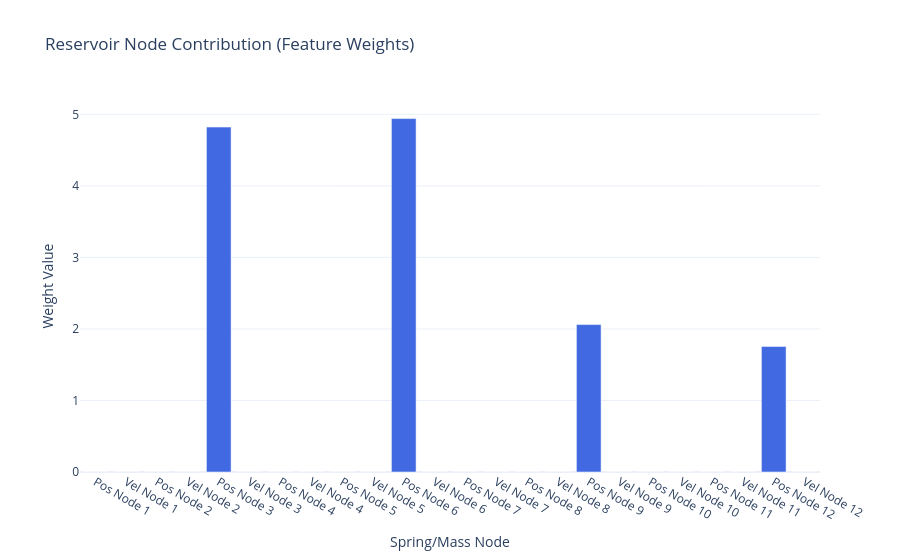
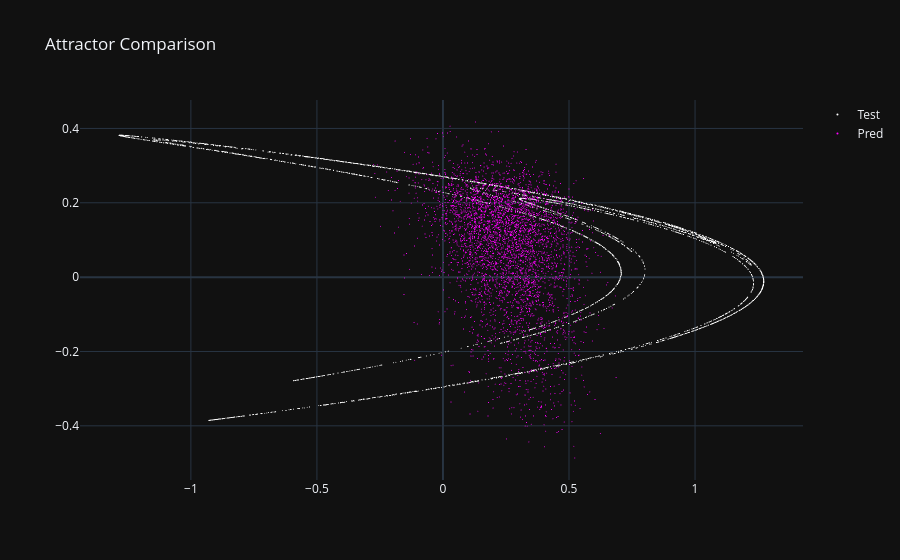
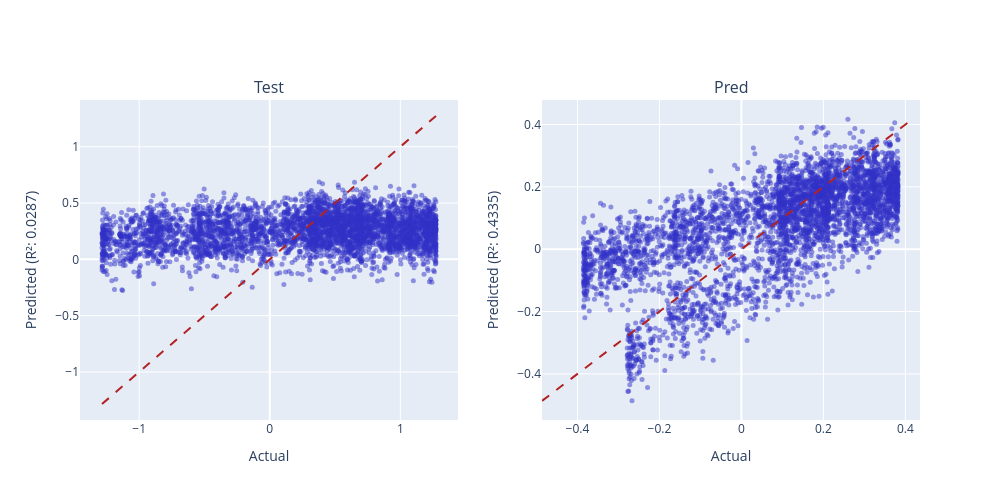

The code cell stored with these charts, in order, in its notebook:
### Code cell
weight_plot(np.linalg.norm(model.coef_, axis=0)).show()
henon_plot([Y_test, Y_pred]).show()
r_2_plots_grid(Y_test, Y_pred, ["Test", "Pred"]).show()
spring_animation(
    displacement,
    nodes_pos,
    connections_list,
    10,
    highlighted_nodes=target_nodes,
    external=True,
).show()

### Figure 1 — Plotly figure (JSON) as saved in the notebook; plotly's stock layout.template omitted (floating-point values rounded to 4 significant figures)
{"data": [{"marker": {"color": ["royalblue", "royalblue", "royalblue", "royalblue", "royalblue", "royalblue", "royalblue", "royalblue", "royalblue", "royalblue", "royalblue", "royalblue", "royalblue", "royalblue", "royalblue", "royalblue", "royalblue", "royalblue", "royalblue", "royalblue", "royalblue", "royalblue", "royalblue", "royalblue"]}, "type": "bar", "x": ["Pos Node 1", "Vel Node 1", "Pos Node 2", "Vel Node 2", "Pos Node 3", "Vel Node 3", "Pos Node 4", "Vel Node 4", "Pos Node 5", "Vel Node 5", "Pos Node 6", "Vel Node 6", "Pos Node 7", "Vel Node 7", "Pos Node 8", "Vel Node 8", "Pos Node 9", "Vel Node 9", "Pos Node 10", "Vel Node 10", "Pos Node 11", "Vel Node 11", "Pos Node 12", "Vel Node 12"], "y": [0.0, 0.0, 0.0, 0.0, 4.822, 1.843e-10, 5.81e-11, 3.257e-11, 5.001e-25, 6.392e-27, 4.94, 1.722e-43, 3.492e-41, 3.918e-57, 1.136e-56, 8.808e-73, 2.061, 0.0, 0.0, 0.0, 0.0, 0.0, 1.756, 0.0]}], "layout": {"title": {"text": "Reservoir Node Contribution (Feature Weights)"}, "xaxis": {"title": {"text": "Spring/Mass Node"}}, "yaxis": {"title": {"text": "Weight Value"}}}}

### Figure 2 — Plotly figure (JSON) as saved in the notebook; plotly's stock layout.template omitted (floating-point values rounded to 4 significant figures; data arrays with more than 128 entries replaced by an {"elided": "..."} marker saying what was removed)
{"data": [{"marker": {"color": "white", "size": 1}, "mode": "markers", "name": "Test", "type": "scattergl", "x": {"elided": "4000 float values"}, "y": {"elided": "4000 float values"}}, {"marker": {"color": "magenta", "size": 1}, "mode": "markers", "name": "Pred", "type": "scattergl", "x": {"elided": "4000 float values"}, "y": {"elided": "4000 float values"}}], "layout": {"title": {"text": "Attractor Comparison"}}}

### Figure 3 — Plotly figure (JSON) as saved in the notebook; plotly's stock layout.template omitted (floating-point values rounded to 4 significant figures; data arrays with more than 128 entries replaced by an {"elided": "..."} marker saying what was removed)
{"data": [{"marker": {"color": "rgba(50, 50, 200, 0.5)", "size": 5}, "mode": "markers", "name": "Data", "type": "scatter", "x": {"elided": "4000 float values"}, "xaxis": "x", "y": {"elided": "4000 float values"}, "yaxis": "y"}, {"line": {"color": "firebrick", "dash": "dash"}, "mode": "lines", "name": "Ideal", "type": "scatter", "x": [-1.285, 1.273], "xaxis": "x", "y": [-1.285, 1.273], "yaxis": "y"}, {"marker": {"color": "rgba(50, 50, 200, 0.5)", "size": 5}, "mode": "markers", "name": "Data", "type": "scatter", "x": {"elided": "4000 float values"}, "xaxis": "x2", "y": {"elided": "4000 float values"}, "yaxis": "y2"}, {"line": {"color": "firebrick", "dash": "dash"}, "mode": "lines", "name": "Ideal", "type": "scatter", "x": [-0.4865, 0.4173], "xaxis": "x2", "y": [-0.4865, 0.4173], "yaxis": "y2"}], "layout": {"annotations": [{"font": {"size": 16}, "showarrow": false, "text": "Test", "x": 0.225, "xanchor": "center", "xref": "paper", "y": 1, "yanchor": "bottom", "yref": "paper"}, {"font": {"size": 16}, "showarrow": false, "text": "Pred", "x": 0.775, "xanchor": "center", "xref": "paper", "y": 1, "yanchor": "bottom", "yref": "paper"}], "height": 500, "showlegend": false, "width": 1000, "xaxis": {"anchor": "y", "domain": [0, 0.45], "title": {"text": "Actual"}}, "xaxis2": {"anchor": "y2", "domain": [0.55, 1], "title": {"text": "Actual"}}, "yaxis": {"anchor": "x", "domain": [0, 1], "title": {"text": "Predicted (R²: 0.0287)"}}, "yaxis2": {"anchor": "x2", "domain": [0, 1], "title": {"text": "Predicted (R²: 0.4335)"}}}}
